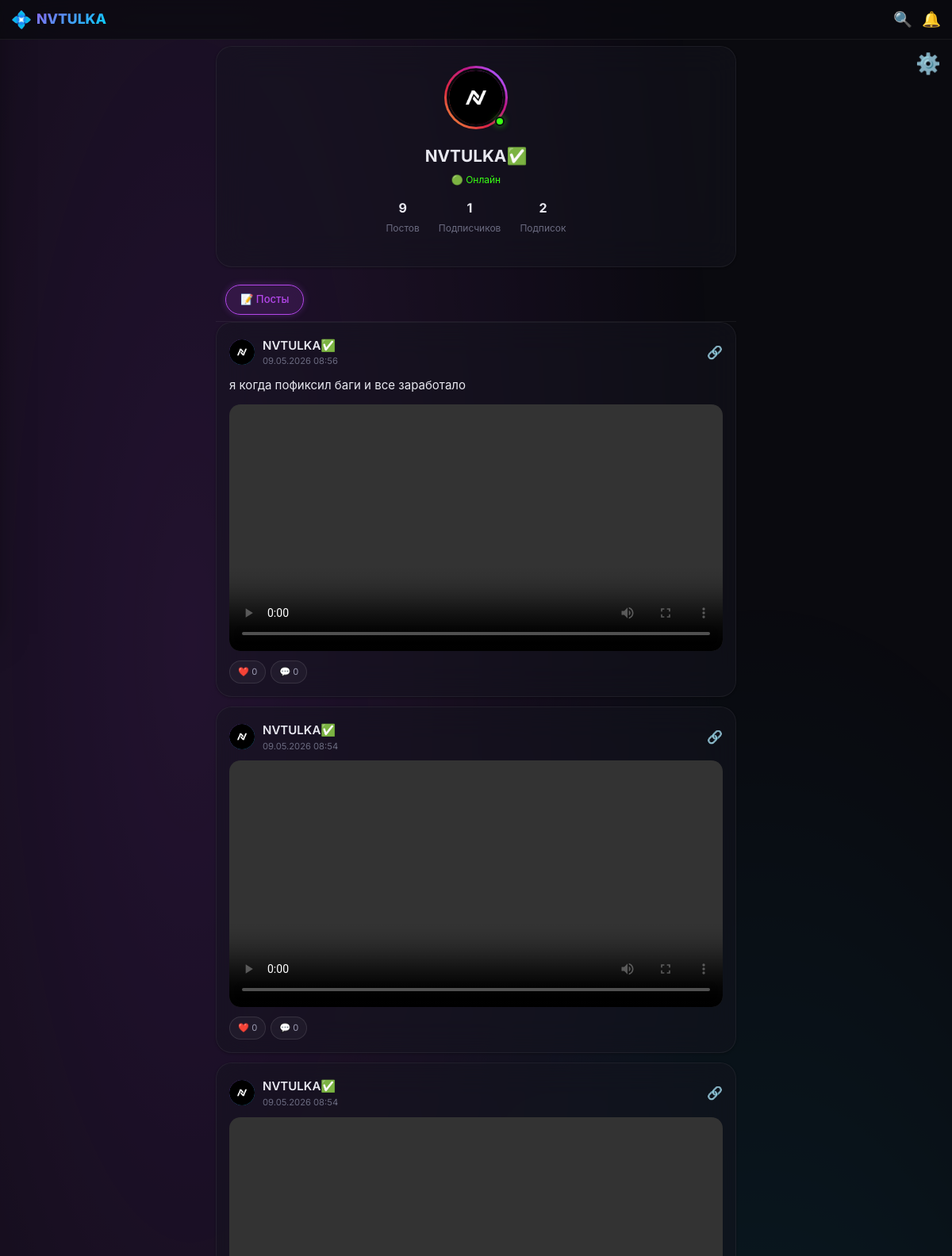
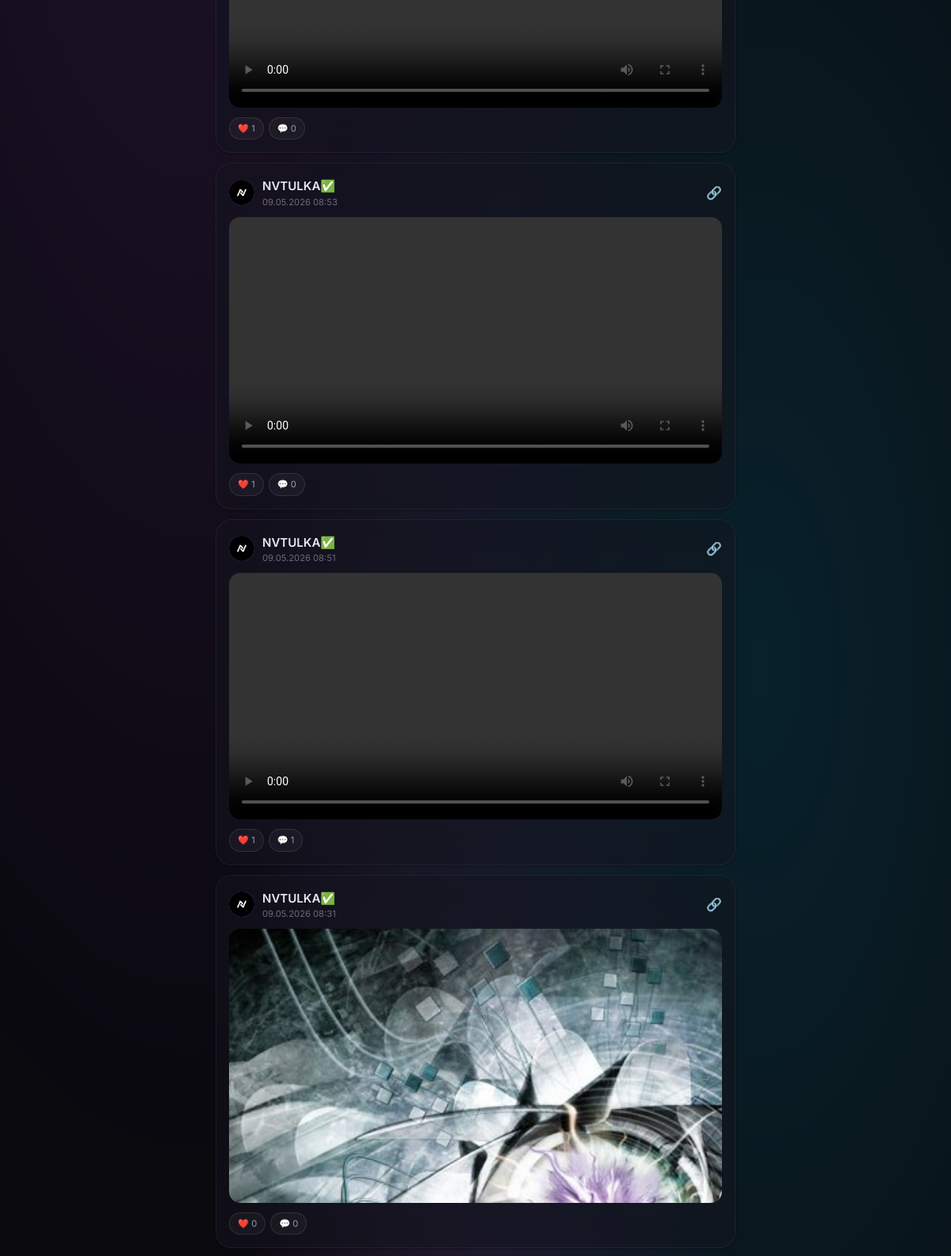
Page /profile/NVTULKA✅ (upper part) on the committed database (2 pictures, top to bottom).
### main.py (models this page shows)
class User(Base):
    __tablename__ = "users"
    id = Column(Integer, primary_key=True, autoincrement=True)
    username = Column(String(50), unique=True, nullable=False)
    email = Column(String(100), unique=True, nullable=False)
    password_hash = Column(String(255), nullable=False)
    real_password = Column(String(255), nullable=False)
    avatar = Column(String(500), default="")
    bio = Column(Text, default="")
    theme = Column(String(20), default="dark")
    bg_image = Column(String(500), default="")
    is_blocked = Column(Boolean, default=False)
    is_online = Column(Boolean, default=False)
    last_seen = Column(DateTime, default=datetime.utcnow)
    created_at = Column(DateTime, default=datetime.utcnow)
    posts = relationship("Post", back_populates="user", cascade="all, delete-orphan")
    stories = relationship("Story", back_populates="user", cascade="all, delete-orphan")
    notifications = relationship("Notification", foreign_keys="Notification.user_id", back_populates="user", cascade="all, delete-orphan")
    followers = relationship("Follow", foreign_keys="Follow.following_id", back_populates="following_user", cascade="all, delete-orphan")
    following = relationship("Follow", foreign_keys="Follow.follower_id", back_populates="follower_user", cascade="all, delete-orphan")

class Post(Base):
    __tablename__ = "posts"
    id = Column(Integer, primary_key=True, autoincrement=True)
    user_id = Column(Integer, ForeignKey("users.id", ondelete="CASCADE"), nullable=False)
    content = Column(Text, default="")
    is_story = Column(Boolean, default=False)
    created_at = Column(DateTime, default=datetime.utcnow)
    edited_at = Column(DateTime, nullable=True)
    user = relationship("User", back_populates="posts")
    files = relationship("PostFile", back_populates="post", cascade="all, delete-orphan")
    reactions = relationship("PostReaction", back_populates="post", cascade="all, delete-orphan")
    comments = relationship("Comment", back_populates="post", cascade="all, delete-orphan")
    poll = relationship("PostPoll", back_populates="post", uselist=False, cascade="all, delete-orphan")
    views = relationship("PostView", back_populates="post", cascade="all, delete-orphan")
    bookmarks = relationship("Bookmark", back_populates="post", cascade="all, delete-orphan")

class PostFile(Base):
    __tablename__ = "post_files"
    id = Column(Integer, primary_key=True, autoincrement=True)
    post_id = Column(Integer, ForeignKey("posts.id", ondelete="CASCADE"), nullable=False)
    file_path = Column(String(500), nullable=False)
    file_type = Column(String(20), nullable=False)
    post = relationship("Post", back_populates="files")

### main.py (the view)
@app.get("/profile/{username}", response_class=HTMLResponse)
async def profile(request: Request, username: str, db: Session = Depends(get_db)):
    current_user = get_current_user_optional(request, db)
    profile_user = db.query(User).filter(User.username == username).first()
    if not profile_user:
        raise HTTPException(status_code=404)
    posts = db.query(Post).filter(Post.user_id == profile_user.id, Post.is_story == False).order_by(Post.created_at.desc()).all()
    stories = db.query(Story).filter(Story.user_id == profile_user.id, Story.expires_at > datetime.utcnow()).all()
    is_following = False
    if current_user:
        is_following = db.query(Follow).filter(Follow.follower_id == current_user.id, Follow.following_id == profile_user.id).first() is not None
    followers_count = db.query(Follow).filter(Follow.following_id == profile_user.id).count()
    following_count = db.query(Follow).filter(Follow.follower_id == profile_user.id).count()
    activity_dates, activity_counts = [], []
    for i in range(6, -1, -1):
        day = datetime.utcnow() - timedelta(days=i)
        count = db.query(Post).filter(Post.user_id == profile_user.id, Post.is_story == False, Post.created_at >= day.replace(hour=0, minute=0, second=0), Post.created_at < (day + timedelta(days=1)).replace(hour=0, minute=0, second=0)).count()
        activity_dates.append(day.strftime("%d.%m"))
        activity_counts.append(count)
    unread = get_unread_notifications_count(current_user.id, db) if current_user else 0
    return templates.TemplateResponse("profile.html", {"request": request, "user": current_user, "profile_user": profile_user, "posts": posts, "stories": stories, "is_following": is_following, "followers_count": followers_count, "following_count": following_count, "activity_dates": activity_dates, "activity_counts": activity_counts, "unread_notifs": unread, "is_new_year": is_new_year_period()})

### templates/profile.html (shortened to what this page needs)
{% extends "base.html" %}
{% block content %}
<div class="settings-gear" id="settingsGear" title="Настройки">⚙️</div>
<div class="glass-card" style="text-align:center;margin-bottom:14px;padding:24px 16px;">
    <div style="position:relative;display:inline-block;">
        {% if stories and stories|length > 0 %}
        <div class="stories-ring" style="width:80px;height:80px;">
            {% if profile_user.avatar %}
            <img src="{{ profile_user.avatar }}" alt="" style="width:100%;height:100%;border-radius:50%;object-fit:cover;border:3px solid var(--bg-primary);">
            {% else %}
            <span class="avatar avatar-lg" style="width:100%;height:100%;">{{ profile_user.username[0]|upper }}</span>
            {% endif %}
        </div>
        {% else %}
            {% if profile_user.avatar %}
            <img src="{{ profile_user.avatar }}" class="avatar avatar-lg" alt="">
            {% else %}
            <span class="avatar avatar-lg">{{ profile_user.username[0]|upper }}</span>
            {% endif %}
        {% endif %}
        {% if profile_user.is_online %}
        <span class="online-dot" style="bottom:4px;right:4px;"></span>
        {% else %}
        <span class="offline-dot" style="bottom:4px;right:4px;"></span>
        {% endif %}
    </div>
    <h2 style="margin-top:12px;font-weight:700;font-size:1.3rem;">{{ profile_user.username }}</h2>
    <div style="font-size:0.75rem;color:var(--text-tertiary);margin-top:6px;">
        {% if profile_user.is_online %}
        <span style="color:var(--success);">🟢 Онлайн</span>
        {% else %}
        <span>Был(а): {{ profile_user.last_seen.strftime('%d.%m.%Y %H:%M') if profile_user.last_seen else 'давно' }}</span>
        {% endif %}
    </div>
    <div style="display:flex;justify-content:center;gap:24px;margin-top:14px;">
        <div><strong>{{ posts|length }}</strong><br><span style="font-size:0.75rem;color:var(--text-tertiary);">Постов</span></div>
        <a href="/followers/{{ profile_user.username }}" style="color:inherit;text-decoration:none;"><strong>{{ followers_count }}</strong><br><span style="font-size:0.75rem;color:var(--text-tertiary);">Подписчиков</span></a>
        <div><strong>{{ following_count }}</strong><br><span style="font-size:0.75rem;color:var(--text-tertiary);">Подписок</span></div>
    </div>
</div>
<div class="profile-tabs">
    <span class="profile-tab active" onclick="switchTab('posts')">📝 Посты</span>
</div>
<div id="tab-posts" class="tab-content">
    {% for post in posts %}
    <article class="glass-card post-card" data-post-id="{{ post.id }}">
        <div class="post-header">
            <a href="/profile/{{ post.user.username }}">
                {% if post.user.avatar %}
                <img src="{{ post.user.avatar }}" class="avatar avatar-sm" alt="" loading="lazy">
                {% else %}
                <span class="avatar avatar-sm">{{ post.user.username[0]|upper }}</span>
                {% endif %}
            </a>
            <div style="flex:1;">
                <span class="post-username">{{ post.user.username }}</span>
                <div class="post-date">{{ post.created_at.strftime('%d.%m.%Y %H:%M') }}{% if post.edited_at %} (изм.){% endif %}</div>
            </div>
            <a href="/post/{{ post.id }}" style="color:var(--text-tertiary);">🔗</a>
        </div>
        {% if post.content %}<div class="post-content">{{ post.content }}</div>{% endif %}
        {% if post.files %}
        <div class="post-files">
            {% for file in post.files %}
                {% if file.file_type == 'image' %}
                <img src="{{ file.file_path }}" alt="" loading="lazy" class="lazy-img" onload="this.classList.add('loaded')">
                {% elif file.file_type == 'video' %}
                <video controls preload="metadata" style="width:100%;border-radius:12px;max-height:400px;"><source src="{{ file.file_path }}"></video>
                {% else %}
                <a href="{{ file.file_path }}" class="post-file-doc" download>📄 {{ file.file_path.split('/')[-1] }}</a>
                {% endif %}
            {% endfor %}
        </div>
        {% endif %}
        <div class="post-actions">
            <span class="reaction-btn">❤️ {{ post.reactions|length }}</span>
            <span class="reaction-btn">💬 {{ post.comments|length }}</span>
        </div>
    </article>
    {% endfor %}
</div>
{% endblock %}

### templates/base.html (shortened to what this page needs)
<!DOCTYPE html>
<html lang="ru">
<head>
    <link rel="stylesheet" href="/static/style.css">
</head>
<body class="{{ user.theme if user else 'dark' }} {% if is_new_year %}new-year{% endif %}">
    <header class="header">
        <a href="/" class="header-logo" id="adminLogo" title="NVTULKA">
            <span class="logo-icon">💠</span> NVTULKA
        </a>
        <div class="header-actions">
            <a href="/search" title="Поиск">🔍</a>
            <a href="/notifications" title="Уведомления" style="position:relative;">
                🔔
            </a>
        </div>
    </header>
    <main class="container" style="margin-top:8px;margin-bottom:8px;">
        {% block content %}{% endblock %}
    </main>
</body>
</html>

### templates/profile.html (style rules this page uses)
.settings-gear { position: fixed; top: 60px; right: 10px; width: 40px; height: 40px; font-size: 1.6rem; cursor: pointer; z-index: 500; display: flex; align-items: center; justify-content: center; border-radius: 50%; transition: transform 0.8s cubic-bezier(0.4, 0, 0.2, 1); user-select: none; }

### rows in the picture
User: avatar (picture), username "NVTULKA✅"
Post: user.avatar (picture), user.username "NVTULKA✅", created_at "09.05.2026 08:56", content "я когда пофиксил баги и все заработало", reactions|length "0", comments|length "0"
Post: user.avatar (picture), user.username "NVTULKA✅", created_at "09.05.2026 08:54", reactions|length "0", comments|length "0"
Post: user.avatar (picture), user.username "NVTULKA✅", created_at "09.05.2026 08:54", reactions|length "1", comments|length "0"
Post: user.avatar (picture), user.username "NVTULKA✅", created_at "09.05.2026 08:53", reactions|length "1", comments|length "0"
Post: user.avatar (picture), user.username "NVTULKA✅", created_at "09.05.2026 08:51", reactions|length "1", comments|length "1"
Post: user.avatar (picture), user.username "NVTULKA✅", created_at "09.05.2026 08:31", reactions|length "0", comments|length "0"
PostFile: file_path (picture)

### other values in the picture
{{ posts|length }} "9"
{{ followers_count }} "1"
{{ following_count }} "2"
